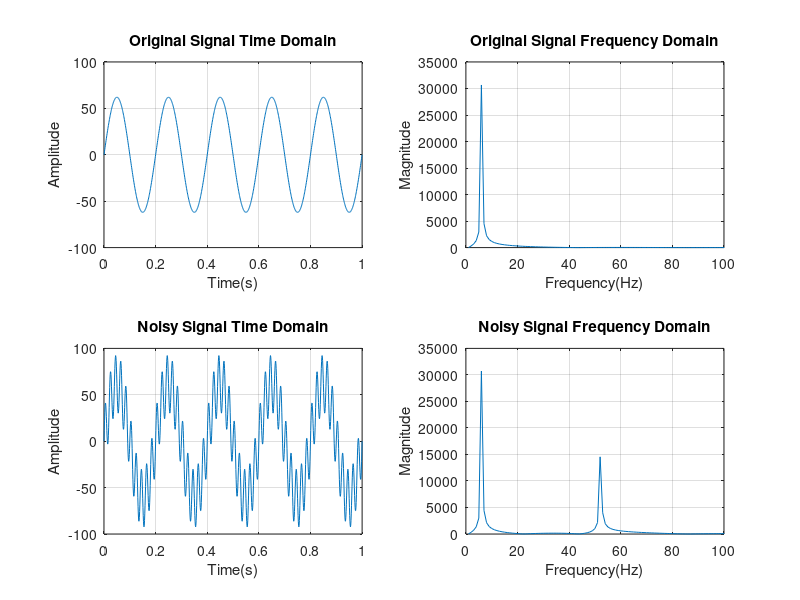
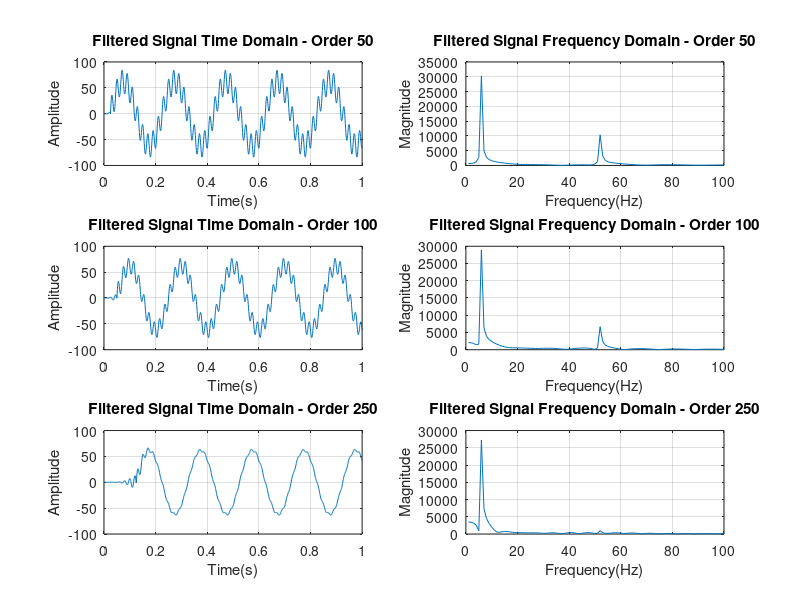

Source code (MATLAB) for these figures, in order:
% Source code written by - SHAWKIK ISLAM JOHA, ID: 2202124
x = 124;
A = x/2;
An = x/4;
f = 5;
fs = 1000;
t = 1;
fn = 50;
sample = 0:(1/fs):1;
y = A*sin(2*pi*f*sample);
n = An*sin(2*pi*fn*sample);
z = y + n;

figure;
subplot(2,2,1);
plot(sample,y);
title('Original Signal Time Domain');
xlabel('Time(s)');
ylabel('Amplitude');
grid on;

subplot(2,2,2);
plot(abs(fft(y,1024)));
title('Original Signal Frequency Domain');
xlabel('Frequency(Hz)');
ylabel('Magnitude');
xlim([0 100]);
grid on;

subplot(2,2,3);
plot(sample,z);
title('Noisy Signal Time Domain');
xlabel('Time(s)');
ylabel('Amplitude');
grid on;

subplot(2,2,4);
plot(abs(fft(z,1024)));
title('Noisy Signal Frequency Domain');
xlabel('Frequency(Hz)');
ylabel('Magnitude');
xlim([0 100]);
grid on;

figure;

f1 = 45;
f2 = 55;
wc = [f1 f2]/(fs/2);

filter_order = 50;
b = fir1(filter_order,wc,'stop');
a = 1;

subplot(3,2,1);
filtered_z = filter(b,a,z);
plot(sample,filtered_z);
title('Filtered Signal Time Domain - Order 50');
xlabel('Time(s)');
ylabel('Amplitude');
grid on;

subplot(3,2,2);
plot(abs(fft(filtered_z,1024)));
title('Filtered Signal Frequency Domain - Order 50');
xlabel('Frequency(Hz)');
ylabel('Magnitude');
xlim([0 100]);
grid on;

filter_order = 100;
b = fir1(filter_order,wc,'stop');
a = 1;

subplot(3,2,3);
filtered_z = filter(b,a,z);
plot(sample,filtered_z);
title('Filtered Signal Time Domain - Order 100');
xlabel('Time(s)');
ylabel('Amplitude');
grid on;

subplot(3,2,4);
plot(abs(fft(filtered_z,1024)));
title('Filtered Signal Frequency Domain - Order 100');
xlabel('Frequency(Hz)');
ylabel('Magnitude');
xlim([0 100]);
grid on;

filter_order = 250;
b = fir1(filter_order,wc,'stop');
a = 1;

subplot(3,2,5);
filtered_z = filter(b,a,z);
plot(sample,filtered_z);
title('Filtered Signal Time Domain - Order 250');
xlabel('Time(s)');
ylabel('Amplitude');
grid on;

subplot(3,2,6);
plot(abs(fft(filtered_z,1024)));
title('Filtered Signal Frequency Domain - Order 250');
xlabel('Frequency(Hz)');
ylabel('Magnitude');
xlim([0 100]);
grid on;
